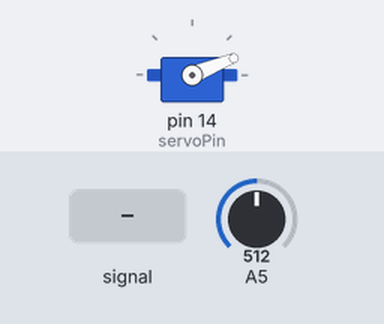
Recording of a sketch running on a simulated Arduino Uno, built with avr-gcc and run on an emulated ATmega328P. Parts: servo. The test bench sets the inputs (shaded band); at power-on: A5 = 512. What the sketch prints to the serial monitor is not drawn.

Above: at 1.2 s.
1.3 s: A5 fed a 200 Hz sine of ±81 counts around its level
4.3 s: A5 set to 1023
At 5.0 s:
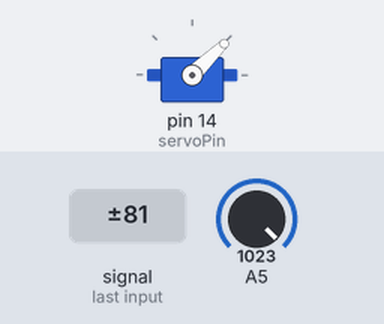
5.8 s: A5 set to 511
At 6.1 s:
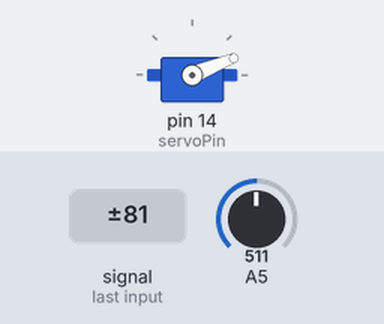
Timing chart, 0 to 8.8 s (numbered marks = the images above; inputs shaded):
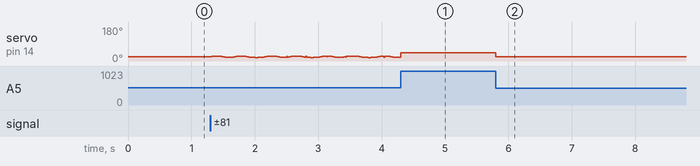

The sketch:

wk4-1.ino
```cpp
#include <Servo.h>  //匯入函式庫
Servo myservo;  // 建立伺服馬達控制
int controlpin=13;
const int servoPin = 14;  //用常態變數設定pin腳位，與之前define方式差不多
int pos = 0;

void setup() {
  myservo.attach(servoPin);  // 將伺服馬達連接的GPIO pin連接伺服物件
  Serial.begin(115200);//序列阜連線速率(鮑率)
  pinMode(controlpin,INPUT);
}

void loop() {
  int input=analogRead(13);
  int pos=map(input,0,4095,0,180);
// 一度一度由 0 度旋轉到 180 度
        myservo.write(pos); //Servo設定角度
        Serial.println(pos);
        //delay(50);
}
```

Measured:
- after the input at 5.8 s, servo on pin 14 (servoPin): 44° → 22° at once
